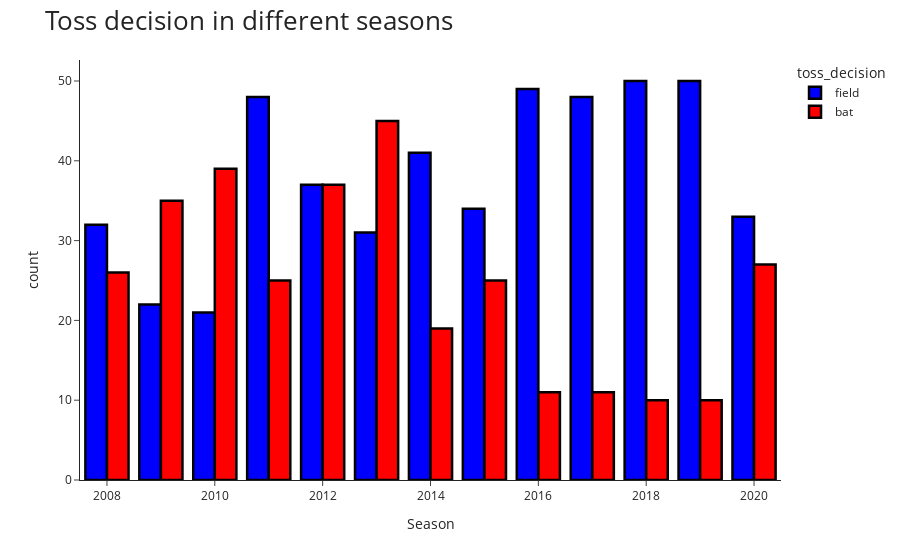

The code cell stored with this chart in its notebook:
### Markdown cell above
#### Toss decision in each season

### Code cell
fig=px.histogram(data_frame=match_data,x='Season',color='toss_decision',color_discrete_sequence=colors,barmode='group')
fig.update_layout(title="Toss decision in different seasons",
                  titlefont={'size': 26},template='simple_white'     
                  )
fig.update_traces(marker_line_color='black',
                  marker_line_width=2.5, opacity=1)
fig.show()

### Figure 1 — Plotly figure (JSON) as saved in the notebook; plotly's stock layout.template omitted (floating-point values rounded to 4 significant figures; data arrays with more than 128 entries replaced by an {"elided": "..."} marker saying what was removed)
{"data": [{"alignmentgroup": "True", "bingroup": "x", "hovertemplate": "toss_decision=field<br>Season=%{x}<br>count=%{y}<extra></extra>", "legendgroup": "field", "marker": {"color": "blue", "line": {"color": "black", "width": 2.5}, "pattern": {"shape": ""}}, "name": "field", "offsetgroup": "field", "opacity": 1, "orientation": "v", "showlegend": true, "type": "histogram", "x": {"elided": "496 int values"}, "xaxis": "x", "yaxis": "y"}, {"alignmentgroup": "True", "bingroup": "x", "hovertemplate": "toss_decision=bat<br>Season=%{x}<br>count=%{y}<extra></extra>", "legendgroup": "bat", "marker": {"color": "red", "line": {"color": "black", "width": 2.5}, "pattern": {"shape": ""}}, "name": "bat", "offsetgroup": "bat", "opacity": 1, "orientation": "v", "showlegend": true, "type": "histogram", "x": {"elided": "320 int values"}, "xaxis": "x", "yaxis": "y"}], "layout": {"barmode": "group", "legend": {"title": {"text": "toss_decision"}, "tracegroupgap": 0}, "margin": {"t": 60}, "title": {"font": {"size": 26}, "text": "Toss decision in different seasons"}, "xaxis": {"anchor": "y", "domain": [0, 1], "title": {"text": "Season"}}, "yaxis": {"anchor": "x", "domain": [0, 1], "title": {"text": "count"}}}}
